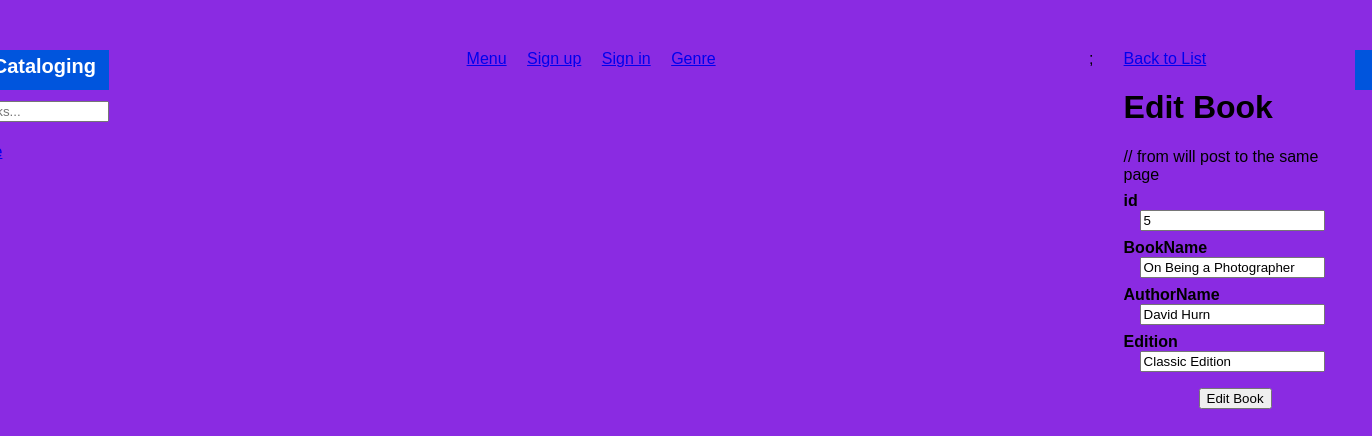
/edit.php?id=5, run on the app's committed database.
### tables this page shows
CREATE TABLE IF NOT EXISTS `Books` (
  `id` int(11) NOT NULL AUTO_INCREMENT,
  `BookName` varchar(100) NOT NULL,
  `AuthorName` varchar(255) NOT NULL,
  `Edition` varchar(25) NOT NULL,
  PRIMARY KEY (`id`)
);

### edit.php (the view, shortened to what this page needs)
<?php
$db = db_connect();
$id = $_GET['id'];
  if($_SERVER['REQUEST_METHOD'] == 'POST') {
  $BookName = $_POST['BookName'];
  $AuthorName= $_POST['AuthorName'] ;
  $Edition= $_POST['Edition'] ;
  $sql="UPDATE Books set BookName = '$BookName' , AuthorName= '$AuthorName' , Edition= '$Edition' where id = '$id' ";
  $result = mysqli_query($db, $sql);
    header("Location: show.php?id=  $id");
  }
  else {
$sql = "SELECT * FROM Books WHERE id= '$id' ";
$result_set = mysqli_query($db, $sql);
$result = mysqli_fetch_assoc($result_set);
  }
?>
<?php include 'header.php' ?>;
<div id="content">
  <a class="back-link" href="index.php"> Back to List</a>
  <div class="page edit">
    <h1>Edit Book</h1>
// from will post to the same page
    <form form action="<?php echo 'edit.php?id=' .$result['id']; ?>"  method="post">
      <dl>
        <dt> id</dt>
        <dd><input type="text" name="id" value="<?php echo $result['id']; ?>" /></dd>
      </dl>
      <dl>
        <dt>BookName</dt>
        <dd><input type="text" name="BookName" value="<?php echo $result['BookName']; ?>" /></dd>
      </dl>
      <dl>
        <dt>AuthorName</dt>
        <dd><input type="text" name="AuthorName" value="<?php echo $result['AuthorName']; ?>" /></dd>
      </dl>
      <dl>
        <dt>Edition</dt>
        <dd><input type="text" name="Edition" value="<?php echo $result['Edition']; ?>" /></dd>
      </dl>
      <div id="operations">
        <input type="submit" value="Edit Book" />
      </div>
    </form>
  </div>
</div>
<?php include 'footer.php'; ?>

### style.css (style rules this page uses)
html { height: 100%; width: 100%; }
body { height: 980px; width: 100%; margin: 0; padding: 0; }
#content { width: 920px; min-height: 500px; padding: 0 30px; }
dl { clear: both; overflow: hidden; margin: 0.5em 0; }
dt { float: left; font-weight: bold; width: 125px; }
dd { float: left; margin-left: 1em; }
#operations { clear: both; margin: 1em 0 1em 75px; }
body { display: flex; justify-content: center; margin-top: 50px; font-family: Arial, Helvetica, sans-serif; }
body { background-color: blueviolet; }

### data on the page
books: id "5", BookName "On Being a Photographer", AuthorName "David Hurn", Edition "Classic Edition"
